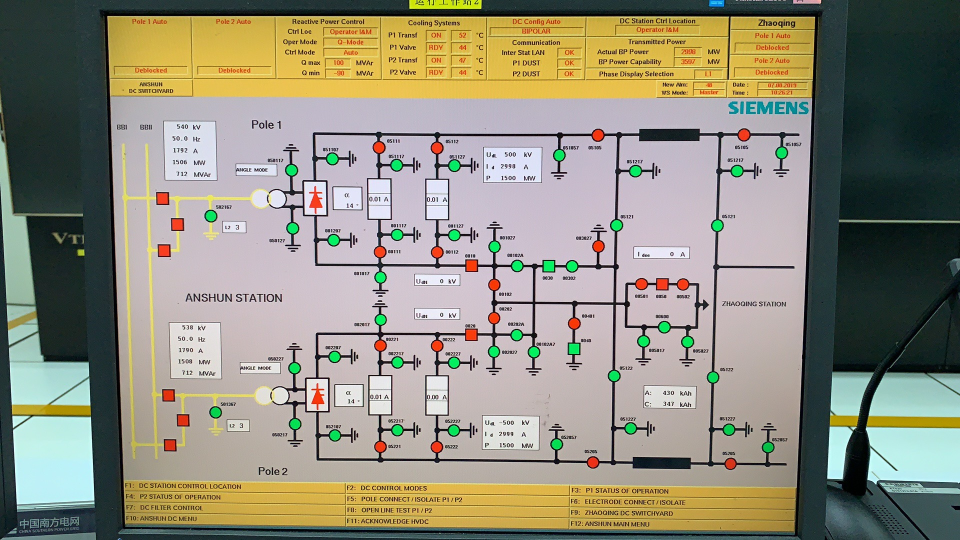
#> input picture data/ui.jpg, 1920 x 1080 px (shown at 1/2 size)
$ python optim_extrTest2.py
#> lines starting #> are read from the running program, lines starting #| are printed output that depends on the picture; after the words box and inside, x2 and y2 are one past the last pixel; in counts of white or black regions, pixels touching at a corner belong together
### screenRecongition/black_extr.py
import cv2
import numpy as np
from extr_recoPipline import threshTrackbar

# Step1.
img = cv2.imread('../data/ui.jpg')
#> img is the input picture: shape (1080, 1920, 3); mean B, G, R 124.7, 141.8, 144.9
gray = cv2.cvtColor(img, cv2.COLOR_BGR2GRAY)
line = np.zeros(img.shape, np.uint8)
#cv2.imshow('gray', gray)

#thr, shading = threshTrackbar(gray)
#print(thr, shading)

ret, white = cv2.threshold(gray, 68, 255, cv2.THRESH_BINARY)
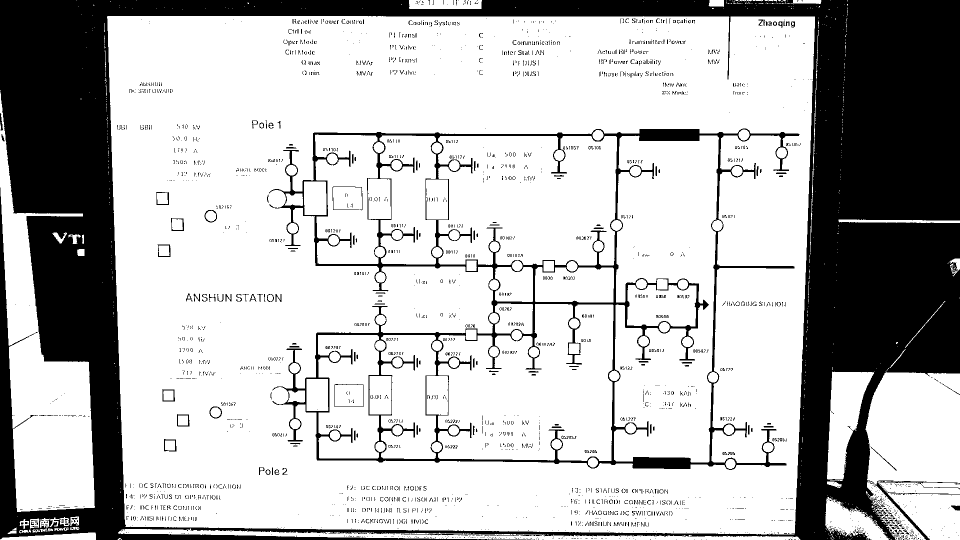
#> white: shape (1080, 1920) (shown at 1/2 size); 72.5% white; 2833 black regions (2634 under 20 px), largest, box (x1, y1, x2, y2) and area: (0, 0, 1920, 1080) 490455, (538, 257, 1599, 940) 54059, (665, 373, 725, 421) 223
black_line = 255 - white
#cv2.imshow('black_line', black_line)

kernel_rect = cv2.getStructuringElement(cv2.MORPH_RECT, (3,3))
opening = cv2.morphologyEx(black_line, cv2.MORPH_OPEN, kernel_rect)
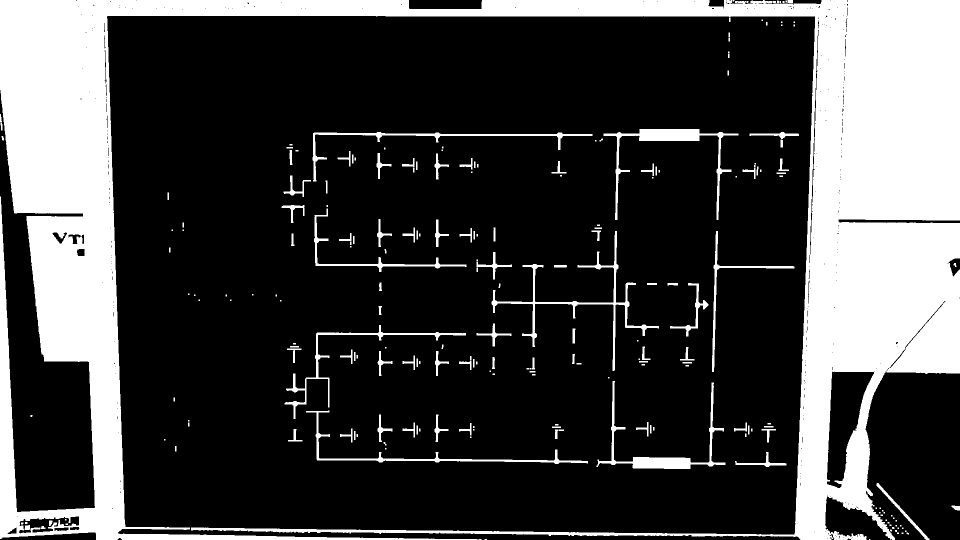
#> opening: shape (1080, 1920) (shown at 1/2 size); 25.7% white; 225 white regions (94 under 20 px)
#cv2.imshow('opening', opening)
def getOpening():
    return opening

l_cnt = []
contours, _ = cv2.findContours(opening, cv2.RETR_LIST, cv2.CHAIN_APPROX_NONE)
#> contours = 504 contours, 372 with area under 20; largest, box (x1, y1, x2, y2) and area: (0, 0, 1920, 1080) 494816, (1653, 742, 1749, 977) 11930, (1207, 258, 1477, 440) 4842, (1193, 762, 1451, 938) 4459, (983, 462, 1318, 742) 4080
for i in range(len(contours)):  # 提取圆周围的文本
    #area = cv2.contourArea(contours[i])
    #if 50 < area < 60000:
        l_cnt.append(contours[i])
        cv2.drawContours(line, contours[i], -1, (255, 255, 255), thickness=4)
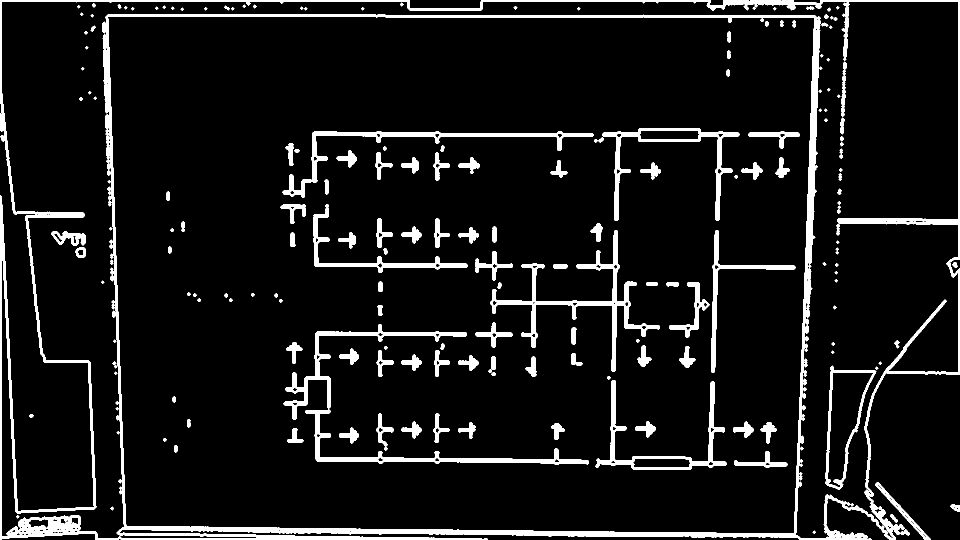
#> line: shape (1080, 1920, 3) (shown at 1/2 size); 8.1% white; 196 white regions
#> after the loop, l_cnt has the same summary as contours

#cv2.imshow('line', line)

ROI = cv2.bitwise_and(img, line)
#cv2.imshow("123", line)

def getLine():
    return l_cnt

def getLineImage():
    return line


# [4 lines that do not run on import are left out]

### screenRecongition/optim_extrTest2.py
# -*- coding: utf-8 -*-#
# Author:       weiz
# Date:         2019/9/4 17:38
# Name:         optim_extrTest2
# Description:

import cv2
import numpy as np
from screenRecongition import black_extr
import datetime

starttime = datetime.datetime.now()

# Step1. 转换为HSV
img = cv2.imread('../data/ui.jpg')
hue_image = cv2.cvtColor(img, cv2.COLOR_BGR2HSV)
#> hue_image: shape (1080, 1920, 3); mean H, S, V 80.9, 78.2, 154.9
back = np.zeros(img.shape, np.uint8)
white_backg = np.ones(img.shape, np.uint8) * 255


# Step2. 用颜色分割图像
green_low_range = np.array([35, 43, 46])
green_high_range = np.array([77, 255, 255])
mask = cv2.inRange(hue_image, green_low_range, green_high_range)
#> mask: shape (1080, 1920); 1.9% white; 1030 white regions (864 under 20 px), largest, box (x1, y1, x2, y2) and area: (0, 243, 74, 624) 10318, (1630, 88, 1646, 198) 734, (1086, 521, 1109, 545) 503
#cv2.imshow('mask', mask)


# Step3. 形态学运算，开运算
kernel_ell = cv2.getStructuringElement(cv2.MORPH_ELLIPSE, (3, 3))
#> kernel_ell = [[0, 1, 0], [1, 1, 1], [0, 1, 0]]
kernel_rect = cv2.getStructuringElement(cv2.MORPH_RECT, (5, 5))
#> kernel_rect = [[1, 1, 1, 1, 1], [1, 1, 1, 1, 1], [1, 1, 1, 1, 1], [1, 1, 1, 1, 1], [1, 1, 1, 1, 1]]
mask_opening = cv2.morphologyEx(mask, cv2.MORPH_OPEN, kernel_ell)
#> mask_opening: shape (1080, 1920); 1.6% white; 246 white regions (115 under 20 px)
#cv2.imshow('mask_opening', mask_opening)

l_cil = []
l_rect = []
contours, hierarch = cv2.findContours(mask_opening, cv2.RETR_EXTERNAL, cv2.CHAIN_APPROX_NONE)
#> contours = 246 contours, 142 with area under 20; largest, box (x1, y1, x2, y2) and area: (0, 318, 74, 618) 10374, (1632, 89, 1646, 181) 554, (1086, 521, 1109, 545) 458, (1137, 687, 1159, 709) 425, (1423, 440, 1447, 463) 374
for i in range(len(contours)):  # 提取圆周围的文本
    area = cv2.contourArea(contours[i])
    if 300 < area < 380:
        (x, y), radius = cv2.minEnclosingCircle(contours[i])
        center = (int(x), int(y))
        radius = int(radius)
        l_cil.append([int(x), int(y), int(radius)])
        cv2.circle(back, center, radius + 46, (255, 255, 255), -1)
        cv2.circle(back, center, radius, (0, 0, 0), -1)
        cv2.circle(white_backg, center, radius + 46, (0, 0, 0), -1)
        ROI = cv2.bitwise_and(img, back)
#> this loop made 246 passes
#> (area, x, y, radius, center) on passes 22, 23, 24, 29, 30, 31, 32, 35, 48, 68, 71, 73: (326.5, 1535.9, 894.5, 11, (1535, 894)), (325, 1112.9, 888.3, 10, (1112, 888)), (329.5, 669.5, 870.2, 10, (669, 870)), (333, 907.2, 860.6, 10, (907, 860)), (332, 794.5, 860.1, 10, (794, 860)), (338, 1457.9, 858.7, 11, (1457, 858)), (338, 1260.8, 856.2, 11, (1260, 856)), (333, 589.6, 847.5, 10, (589, 847)), (332, 430.7, 824.5, 10, (430, 824)), (344, 1425.8, 754.5, 10, (1425, 754)), (338.5, 589.2, 736.1, 11, (589, 736)), (334.5, 907.9, 725, 11, (907, 724))
#> (area, x, y, radius) on passes 70, 115, 142, 165: (346, 1228, 751, 11), (353, 667, 480, 11), (368, 422, 432, 12), (358, 793, 330, 11)
#> back: shape (1080, 1920, 3); 17.4% white; 14 white regions, largest, box (x1, y1, x2, y2) and area: (704, 412, 1201, 782) 97813, (1171, 597, 1593, 952) 65876, (532, 657, 726, 927) 35271
#> white_backg: shape (1080, 1920, 3); 81.9% white; 14 black regions, largest, box (x1, y1, x2, y2) and area: (704, 412, 1201, 782) 101438, (1171, 597, 1593, 952) 68276, (532, 657, 726, 927) 36599
#> after the loop, l_cil = 41 items, first 6: [1535, 894, 11], [1112, 888, 10], [669, 870, 10], [907, 860, 10], [794, 860, 10], [1457, 858, 11]


for i in range(len(contours)):  # 提取矩形周围的文本
    area = cv2.contourArea(contours[i])
    if 420 < area < 460:
        x, y, w, h = cv2.boundingRect(contours[i])
        l_rect.append([x, y, w, h])
        cv2.rectangle(back, (x - 20, y - 20), (x + w + 20, y + h + 20), (255, 255, 255), -1)
        cv2.rectangle(white_backg, (x - 20, y - 20), (x + w + 20, y + h + 20), (0, 0, 0), -1)
        cv2.rectangle(back, (x, y), (x + w, y + h), (0, 0, 0), -1)
        ROI = cv2.bitwise_and(img, back)
#> this loop made 246 passes
#> (area, x, y, w, h) on passes 80, 107: (425, 1137, 687, 22, 22), (458, 1086, 521, 23, 24)
#> area on passes 12, 22, 23, 24, 29, 30: 45.5, 326.5, 325, 329.5, 333, 332
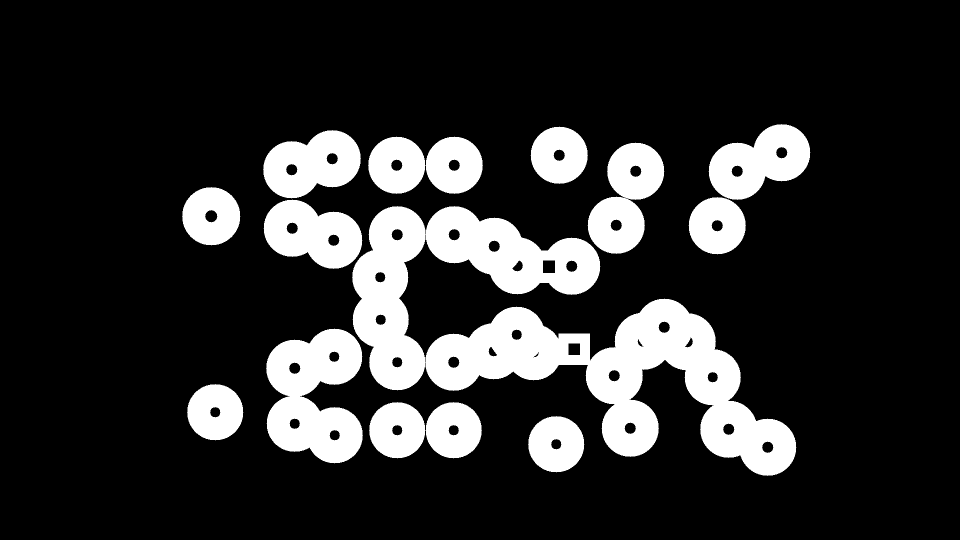
#> back: shape (1080, 1920, 3) (shown at 1/2 size); 17.6% white; 13 white regions, largest, box (x1, y1, x2, y2) and area: (704, 412, 1593, 952) 166494, (532, 657, 726, 927) 35271, (736, 273, 966, 388) 19624
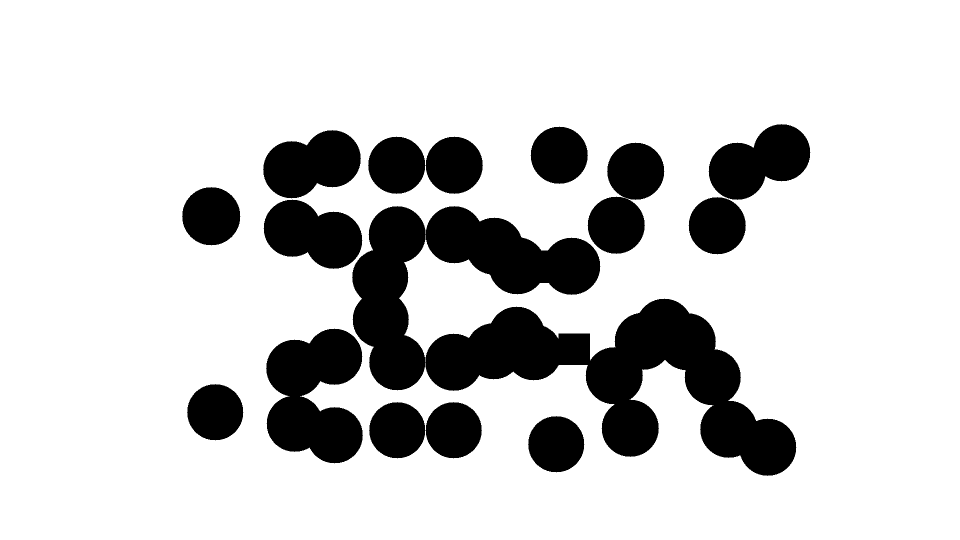
#> white_backg: shape (1080, 1920, 3) (shown at 1/2 size); 81.7% white; 13 black regions, largest, box (x1, y1, x2, y2) and area: (704, 412, 1593, 952) 173648, (532, 657, 726, 927) 36599, (736, 273, 966, 388) 20378
#> after the loop, l_rect = [[1137, 687, 22, 22], [1086, 521, 23, 24]]

#cv2.imshow('img', img)
#cv2.imshow('back', back)
#cv2.imshow('ROI', ROI)

im_line = black_extr.getLineImage()
im_line = cv2.cvtColor(im_line, cv2.COLOR_BGR2GRAY)
#> im_line: shape (1080, 1920); 8.1% white; 196 white regions, largest, box (x1, y1, x2, y2) and area: (0, 0, 1920, 1080) 80457, (981, 460, 1320, 744) 9174, (565, 262, 1187, 396) 6939
im_opening = black_extr.getOpening()
gray = cv2.cvtColor(ROI, cv2.COLOR_BGR2GRAY)
white_backg = cv2.cvtColor(white_backg, cv2.COLOR_BGR2GRAY)
#cv2.imshow('gray', gray)
ret, thresh = cv2.threshold(gray, 127, 255, cv2.THRESH_BINARY)
#> thresh: shape (1080, 1920); 15% white; 376 white regions (295 under 20 px), largest, box (x1, y1, x2, y2) and area: (1228, 631, 1426, 914) 26281, (877, 627, 1225, 808) 25109, (1424, 699, 1593, 952) 18674
#cv2.imshow('thresh', thresh)

thresh = im_line + thresh
#thresh = im_opening + thresh
#cv2.imshow('thresh_1', thresh)

thresh = white_backg + thresh
cv2.imshow('white_backg', thresh)

for i in range(len(l_cil)):
    cv2.circle(thresh, (l_cil[i][0], l_cil[i][1]), l_cil[i][2] + 3, (255, 255, 255), -1)
#> this loop made 41 passes
#> thresh: shape (1080, 1920); min 0, max 255, mean 252.8

for i in range(len(l_rect)):
    cv2.rectangle(thresh, (l_rect[i][0] - 2, l_rect[i][1] - 2),
                  (l_rect[i][0] + l_rect[i][2] + 2, l_rect[i][1] + l_rect[i][3] + 2), (255, 255, 255), -1)
#> this loop made 2 passes
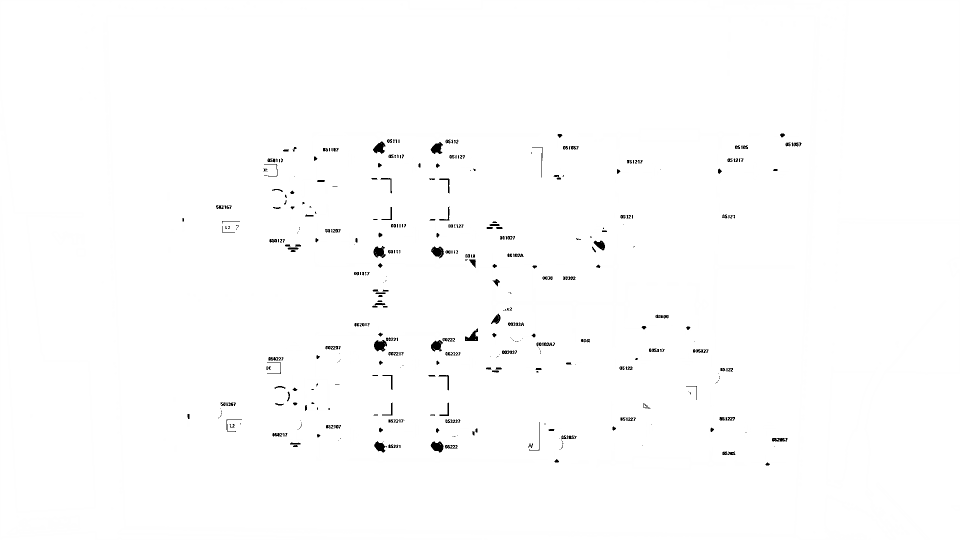
#> thresh: shape (1080, 1920) (shown at 1/2 size); min 0, max 255, mean 253

thresh = 255 - thresh
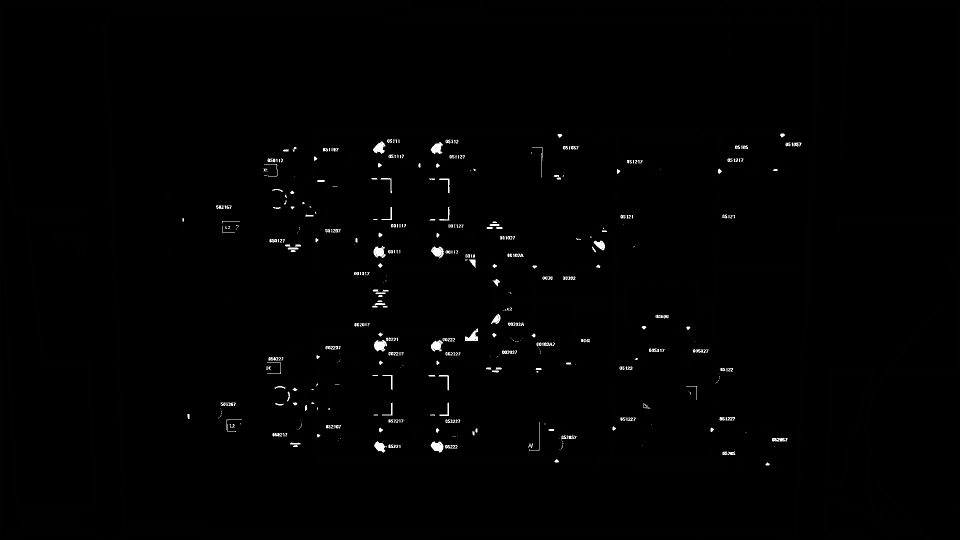
#> thresh: shape (1080, 1920) (shown at 1/2 size); min 0, max 255, mean 2


if __name__ == '__main__':
    endtime = datetime.datetime.now()
    print(((endtime - starttime).microseconds) / 10 ** 6)
    cv2.imshow('thresh_2', thresh)
    cv2.waitKey(0)
    cv2.destroyAllWindows()
